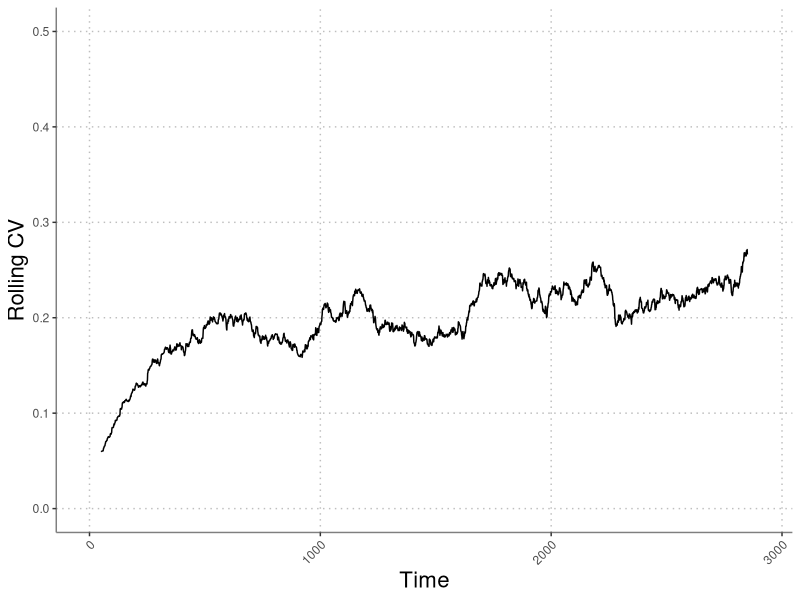

Recreate this plot in R. (Note: this script raises an error after producing the figure.)
#########################################################################
##  test_runs.R: does quick simulations of the four species model to   ##
##  test parameter combinations                                        ##
#########################################################################

rm(list=ls())                    # Erase the memory
library('mvtnorm')

####
####  THE MODEL FUNCTION -------------------------------------------
####
simulate_model <- function(seasons, days_to_track, Rmu, 
                           Rsd_annual, sigE, rho, 
                           alpha1, alpha2, alpha3, alpha4,
                           beta1, beta2, beta3, beta4,
                           eta1, eta2, eta3, eta4,
                           theta1, theta2, theta3, theta4,
                           nu, r1, r2, r3, r4,
                           a1, a2, a3, a4,
                           b1, b2, b3, b4,
                           eps1, eps2, eps3, eps4,
                           D1, D2, D3, D4,
                           N1, N2, N3, N4, R, gVec) {
  
  require('deSolve') # for solving continuous differential equations
  require('mvtnorm') # for multivariate normal distribution functions
  
  ##  Assign parameter values to appropriate lists
  DNR <- c(D=c(D1,D2,D3,D4),   # initial dormant state abundance
           N=c(N1,N2,N3,N4),    # initial live state abundance
           R=R)                 # initial resource level
  
  parms <- list (
    r = c(r1,r2,r3,r4),          # max growth rate for each species
    a = c(a1,a2,a3,a4),          # rate parameter for Hill function 
    b = c(b1,b2,b3,b4),          # shape parameter for Hill function
    eps = c(eps1,eps2,eps3,eps4) # resource-to-biomass efficiency
  )
  
  
  ####
  ####  Sub-Model functions
  ####
  ## Continuous model
  updateNR <- function(t, NR, parms){
    with(as.list(c(NR, parms)), {
      dN1dt = N1*eps[1]*(uptake_R(r[1], R, a[1], b[1]))
      dN2dt = N2*eps[2]*(uptake_R(r[2], R, a[2], b[2]))
      dN3dt = N3*eps[3]*(uptake_R(r[3], R, a[3], b[3]))
      dN4dt = N4*eps[4]*(uptake_R(r[4], R, a[4], b[4]))
      dRdt = -1 * (dN1dt/eps[1] + dN2dt/eps[2] + dN3dt/eps[3] + dN4dt/eps[4])
      list(c(dN1dt, dN2dt, dN3dt, dN4dt, dRdt)) #output
    })
  } # end continuous function
  
  ## Discrete model
  update_DNR <- function(t, DNR, gammas,
                         alpha1, alpha2, alpha3, alpha4,
                         eta1, eta2, eta3, eta4,
                         beta1, beta2, beta3, beta4,
                         theta1, theta2, theta3, theta4, nu) {
    with (as.list(DNR),{
      g1 <- gammas[1]
      g2 <- gammas[2]
      g3 <- gammas[3]
      g4 <- gammas[4]
      D1new <- alpha1*N1 + D1*(1-g1)*(1-eta1)
      D2new <- alpha2*N2 + D2*(1-g2)*(1-eta2)
      D3new <- alpha3*N3 + D3*(1-g3)*(1-eta3)
      D4new <- alpha4*N4 + D4*(1-g4)*(1-eta4)
      N1new <- beta1*(1-alpha1)*N1 + g1*(D1+(alpha1*N1))*(1-eta1)
      N2new <- beta2*(1-alpha2)*N2 + g2*(D2+(alpha2*N2))*(1-eta2)
      N3new <- beta3*(1-alpha3)*N3 + g3*(D3+(alpha3*N3))*(1-eta3)
      N4new <- beta4*(1-alpha4)*N4 + g4*(D4+(alpha4*N4))*(1-eta4)
      Rnew <- theta1*(1-alpha1)*N1 + theta2*(1-alpha2)*N2 + theta3*(1-alpha3)*N3 + theta4*(1-alpha4)*N4 + nu*R + Rvector[t]
      return(c(D1new, D2new, D3new, D4new, N1new, N2new, N3new, N4new, Rnew))
    })
  }
  
  ##  Resource uptake function (Hill function)
  uptake_R <- function(r, R, a, b) {
    return((r*R^a) / (b^a + R^a))
  }
  
  
  
  ####
  #### Simulate model -----------------------------------------------------
  ####
  days <- c(1:days_to_track)
  
  # Get "germination" fractions for each year
  num_spp <- length(parms$r)
  
  
  
  # Loop over seasons
  nmsDNR <- names(DNR)
  dormants <- grep("D", names(DNR))
  NR <- DNR[-dormants] 
  nmsNR <- names(NR)
  Rvector <- rlnorm(seasons, Rmu, Rsd_annual)
  saved_outs <- matrix(ncol=length(DNR), nrow=seasons+1)
  saved_outs[1,] <- DNR 
  
  for(season_now in 1:seasons) {
    output <- ode(y = NR, times=days,
                  func = updateNR, parms = parms)
    NR <- output[nrow(output),nmsNR]
    dormants <- grep("D", names(DNR))
    DNR <- c(DNR[dormants], NR)
    saved_outs[season_now+1,] <- DNR
    names(DNR) <- nmsDNR
    DNR <- update_DNR(season_now, DNR, gVec[season_now,],
                      alpha1 = alpha1, alpha2 = alpha2, alpha3 = alpha3, alpha4 = alpha4,
                      eta1 = eta1, eta2 = eta2, eta3 = eta3, eta4 = eta4,
                      beta1 = beta1, beta2 = beta2, beta3 = beta3, beta4 = beta4,
                      theta1 = theta1, theta2 = theta2, theta3 = theta3, theta4 = theta4,
                      nu=nu)
    names(DNR) <- nmsDNR
    NR <- DNR[-dormants]
    names(NR) <- nmsNR
  } # next season
  
  return(saved_outs)
  
} #end simulation function



####
####  SIMULATE THE MODEL --------------------------------------------
####
set.seed(123456789) # Set seed to reproduce random results

## Define vectors of parameters to vary
# Initial conditions

DNR <- rbind(c(D=c(25,0.1,0.1,0.1),N=c(25,0.1,0.1,0.1),R=20)) # open community


sig_e_vec <- c(rep(0,100),seq(0,2.5,length.out = 3000))
timesim <- length(sig_e_vec)
getG <- function(sigE, rho, nTime, num_spp) {
  varcov <- matrix(rep(rho*sigE,num_spp*2), num_spp, num_spp)
  diag(varcov) <- sigE
  if(sigE > 0) { varcov <- Matrix::nearPD(varcov)$mat } # coerce matrix to positive definite
  varcov <- as.matrix(varcov)
  e <- rmvnorm(n = nTime, mean = rep(0,num_spp), sigma = varcov)
  g <- exp(e) / (1+exp(e))
  return(g)
}
rho_sim <- 0
gVec <- matrix(nrow=timesim,ncol=4)
for(i in 1:timesim){
  gVec[i,] <- getG(sigE = sig_e_vec[i], rho = rho_sim, nTime = 1, num_spp = 4)
}



##  Define constant parameters in list
constant_parameters <- list (
  seasons = timesim,                  # number of seasons to simulate
  days_to_track = 100,              # number of days to simulate in odSolve
  Rmu = 3,                         # mean resource pulse (on log scale)
  Rsd_annual = 0.0,                # std dev of resource pulses (on log scale)
  # sigE = 0,                        # environmental cue variance
  rho = rho_sim,                         # environmental cue correlation between species
  alpha1 = 0.50,                   # live-to-dormant biomass fraction; spp1
  alpha2 = 0.494,                   # live-to-dormant biomass fraction; spp2
  alpha3 = 0.49,                   # live-to-dormant biomass fraction; spp3
  alpha4 = 0.483,                   # live-to-dormant biomass fraction; spp4
  beta1 = 0,                       # adult survivorship; spp1 (0 if annual, >0 if perennial)
  beta2 = 0,                       # adult survivorship; spp2 (0 if annual, >0 if perennial)
  beta3 = 0,                       # adult survivorship; spp3 (0 if annual, >0 if perennial)
  beta4 = 0,                       # adult survivorship; spp4 (0 if annual, >0 if perennial)
  eta1 = 0.1,                      # dormant mortality; spp1
  eta2 = 0.1,                      # dormant mortality; spp2
  eta3 = 0.1,                      # dormant mortality; spp3
  eta4 = 0.1,                      # dormant mortality; spp4
  theta1 = 0,                      # resource recycling fraction; spp1
  theta2 = 0,                      # resource recycling fraction; spp2
  theta3 = 0,                      # resource recycling fraction; spp3
  theta4 = 0,                      # resource recycling fraction; spp4
  nu = 0                           # resource carry-over fraction
)

# Growth function parameters
# grow_parameters <- list (
#   r = c(1,5,10,25),           # max growth rate for each species
#   a = c(2,5,10,25),           # rate parameter for Hill function 
#   b = c(2.5,20,30,45),   # shape parameter for Hill function
#   eps = c(0.5,0.5,0.5,0.5)  # resource-to-biomass efficiency
# )
grow_parameters <- list (
  r = c(1,1,1,1)/5,           # max growth rate for each species
  a = c(2,2,2,2),           # rate parameter for Hill function 
  b = c(2.5,2.5,2.5,2.5),   # shape parameter for Hill function
  eps = c(0.5,0.5,0.5,0.5)  # resource-to-biomass efficiency
)

# Make on long vector of named parameters
constant_param_vec <- c(unlist(constant_parameters), unlist(grow_parameters))
parameters <- c(constant_param_vec, DNR)
names(parameters)[39:47] <- colnames(DNR)
outs <- do.call(simulate_model,c(list(gVec=gVec),parameters)) 


# Look at the time-series
# total_biomass <- rowSums(outs[101:3000,5:8])
# par(mfrow=c(1,1), mgp=c(2.2,0.45,0), tcl=-0.4, mar=c(3.3,3.6,1.1,1.1), las=1)
# matplot(outs[101:3000,5:8], type="l", xlab="Growing Season", ylab="Biomass",  col = c("red","green","blue","orange"))
# lines(1:2900,total_biomass, type="l", ylim=c(0,max(total_biomass)), lwd=3)




####
####  PLOTS FOR INFOGRAPHIC
####
library(ggplot2)
library(reshape2)
library(viridis)
library(ggthemes)
library(zoo)

dosim <- as.data.frame(outs[101:3000,5:8])
colnames(dosim) <- c("Species 1","Species 2","Species 3","Species 4")
dosim$total <- rowSums(dosim)
colnames(dosim)[5] <- "Total Biomass"
dosim$iteration <- 1:2900
dosim_long <- melt(dosim, id.vars = "iteration")

mycv <- function(x) {sd(x) / mean(x)}
rolling_cv <- data.frame(cv = rollapply(dosim$`Total Biomass`, width=100, FUN=mycv, fill=NA),
                         iteration = 1:2900)
ggplot(rolling_cv, aes(x=iteration, y=cv))+
  geom_line()+
  ylab("Rolling CV")+
  xlab("Time")+
  scale_y_continuous(limits=c(0,0.5))+
  theme(panel.grid.major = element_line(colour = "grey", linetype = "dotted"),
        panel.grid.minor = element_line(colour = "white", linetype = "dotted"),
        panel.background = element_rect("white"),
        axis.line.x = element_line("grey50"),
        axis.line.y = element_line("grey50"),
        axis.title = element_text(size=16))+
  theme(axis.text.x = element_text(angle = 45, hjust = 1))
ggsave(paste0("../manuscript/components/open_community_infographic_cv.png"), width = 3, height = 3, units = "in", dpi = 72)
  
# mycols <- c("#890584","#b1cb3d","#12205b","#0085dc", rgb(52, 0, 66, maxColorValue = 255))
mycols <- c("#000000", "#E69F00", "#56B4E9", "#009E73", "#F0E442", "#0072B2", "#D55E00", "#CC79A7")
mycols <- c("#E69F00", "#56B4E9", "#009E73", "#CC79A7", NA)
# mycols <- c("orange","blue","red", "green", "grey25")
ggplot(dosim_long, aes(x=iteration, y=value, color=variable))+
      geom_line(size=0.35)+
  scale_color_manual(values=mycols)+
      # scale_color_viridis(discrete=TRUE, direction = -1, end = 0.9, name="")+
  # scale_alpha_manual(values = c(0.7,0.7,0.7,0.7,1))+
      xlab("Time")+
      ylab("Biomass")+
  scale_y_continuous(limits=c(0,50))+
      theme(panel.grid.major = element_line(colour = "grey", linetype = "dotted"),
            panel.grid.minor = element_line(colour = "white", linetype = "dotted"),
            panel.background = element_rect("white"),
            axis.line.x = element_line("white"),
            axis.line.y = element_line("white"),
            axis.title = element_text(size=16))+
    guides(color=FALSE, alpha=FALSE)
ggsave(paste0("../manuscript/components/open_community_infographic.png"), width = 8, height = 3, units = "in", dpi = 72)




####
####  CLOSED COMMUNITY SIMULATION
####
DNR <- rbind(c(D=c(1,0,0,0),N=c(1,0,0,0),R=20)) # closed community
parameters <- c(constant_param_vec, DNR)
names(parameters)[39:47] <- colnames(DNR)
outs_close <- do.call(simulate_model,c(list(gVec=gVec),parameters)) 
dosim_close <- as.data.frame(outs_close[101:3000,5:8])
colnames(dosim_close) <- c("Species 1","Species 2","Species 3","Species 4")
dosim_close$total <- rowSums(dosim_close)
colnames(dosim_close)[5] <- "Total Biomass"
dosim_close$iteration <- 1:2900
dosim_long_close <- melt(dosim_close, id.vars = "iteration")

ggplot(dosim_long_close, aes(x=iteration, y=value, color=variable))+
  geom_line()+
  scale_color_manual(values=mycols)+
  # scale_color_viridis(discrete=TRUE, direction = -1, end = 0.9, name="")+
  # scale_alpha_manual(values = c(0.5,0.5,0.5,0.5,1))+
  xlab("Time")+
  ylab("Biomass")+
  scale_y_continuous(limits=c(0,50))+
  theme(panel.grid.major = element_line(colour = "grey", linetype = "dotted"),
        panel.grid.minor = element_line(colour = "white", linetype = "dotted"),
        panel.background = element_rect("white"),
        axis.line.x = element_line("white"),
        axis.line.y = element_line("white"),
        axis.title = element_text(size=16))+
  guides(color=FALSE, alpha=FALSE)
ggsave(paste0("../manuscript/components/closed_community_infographic.png"), width = 8, height = 3, units = "in", dpi = 72)

rolling_cv_close <- data.frame(cv = rollapply(dosim_close$`Total Biomass`, width=100, FUN=mycv, fill=NA),
                         iteration = 1:2900)

ggplot(rolling_cv_close, aes(x=iteration, y=cv))+
  geom_line()+
  ylab("Rolling CV")+
  xlab("Time")+
  scale_y_continuous(limits=c(0,0.5))+
  theme(panel.grid.major = element_line(colour = "grey", linetype = "dotted"),
        panel.grid.minor = element_line(colour = "white", linetype = "dotted"),
        panel.background = element_rect("white"),
        axis.line.x = element_line("grey50"),
        axis.line.y = element_line("grey50"),
        axis.title = element_text(size=16))+
  theme(axis.text.x = element_text(angle = 45, hjust = 1))
ggsave(paste0("../manuscript/components/closed_community_infographic_cv.png"), width = 3, height = 3, units = "in", dpi = 72)



sd(dosim_close$`Total Biomass`) / mean(dosim_close$`Total Biomass`)
sd(dosim$`Total Biomass`) / mean(dosim$`Total Biomass`)

plot(dosim$`Total Biomass`, dosim_close$`Total Biomass`)


# 
# sig_df <- data.frame(iteration=1:2900, sig=sig_e_vec[101:3000])
# ggplot(sig_df, aes(x=iteration, y=sig))+
#   geom_line()+
#   xlab("Time")+
#   ylab("Environmental\nvariance")+
#   theme(panel.grid.major = element_line(colour = "grey", linetype = "dotted"),
#         panel.grid.minor = element_line(colour = "white", linetype = "dotted"),
#         panel.background = element_rect("white"),
#         axis.line.x = element_line("white"),
#         axis.line.y = element_line("white"),
#         axis.title = element_text(size=16))


# 
# for(i in 1:length(outs)){
#   dosim <- as.data.frame(outs[[i]][4501:5000,5:8])
#   colnames(dosim) <- c("Species 1","Species 2","Species 3","Species 4")
#   dosim$total <- rowSums(dosim)
#   colnames(dosim)[5] <- "Total Biomass"
#   dosim$iteration <- 1:500
#   dosim_long <- melt(dosim, id.vars = "iteration")
#   cv <- round(sd(dosim$`Total Biomass`) / mean(dosim$`Total Biomass`),2)
#   # title <- bquote("CV =" ~ .(cv) ~ "and" ~ sigma[E] ~ "=" ~ .(sig_e_vec[i]))
#   title <- paste("CV =", cv)
#   
#   ggplot(dosim_long, aes(x=iteration, y=value, color=variable))+
#     geom_line()+
#     scale_color_viridis(discrete=TRUE, direction = -1, end = 0.9, name="")+
#     xlab("Time")+
#     ylab("Biomass")+
#     theme(panel.grid.major = element_line(colour = "grey", linetype = "dotted"),
#           panel.grid.minor = element_line(colour = "white", linetype = "dotted"),
#           panel.background = element_rect("white"),
#           axis.line.x = element_line("white"),
#           axis.line.y = element_line("white"),
#           axis.title = element_text(size=16))+
#     ggtitle(title)+
#     guides(color=FALSE)
#   ggsave(paste0("/Users/atredenn/Desktop/var_",i,"_ts.png"), width = 4, height = 2, units = "in", dpi = 72)
#   
# }
# 

# plot(sig_e_vec[101:3000], type="l")
sig_df <- data.frame(variance = sig_e_vec[101:3000],
                     years = 101:3000)
ggplot(sig_df, aes(x=years, y=variance))+
  geom_point(size=2)+
  ylab(expression(paste("Environmental variance (", sigma[E]^2, ")")))+
  xlab("Time")+
  theme(panel.grid.major = element_line(colour = "grey", linetype = "dotted"),
        panel.grid.minor = element_line(colour = "white", linetype = "dotted"),
        panel.background = element_rect("white"),
        axis.line.x = element_line("grey50"),
        axis.line.y = element_line("grey50"),
        axis.title = element_text(size=16))+
  theme(axis.text.x = element_text(angle = 45, hjust = 1))
ggsave(paste0("../manuscript/components/infographic_variance.png"), width = 8, height = 2, units = "in", dpi = 72)
